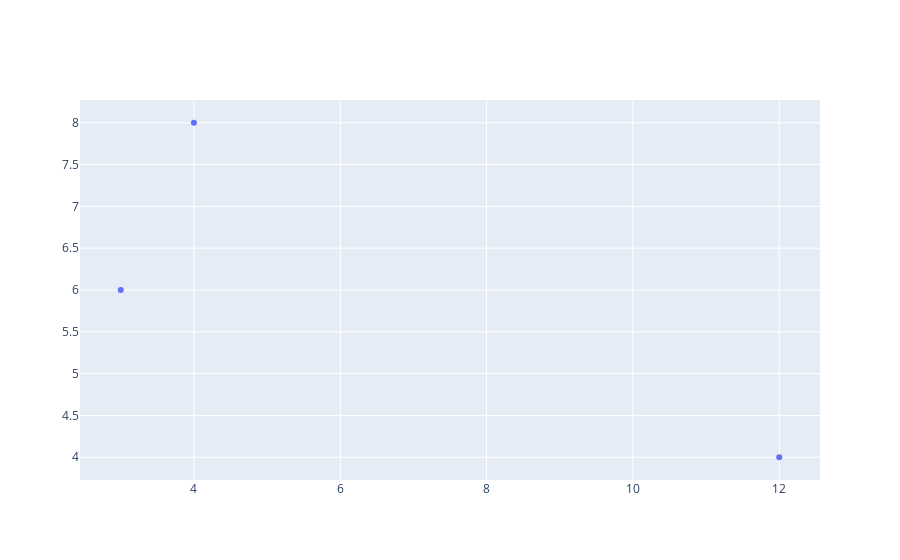

The code cell stored with this chart in its notebook:
### Code cell
fig = go.Figure(go.Scatter(x=x, y=y, mode = "markers"))
fig.show()

### Figure 1 — Plotly figure (JSON) as saved in the notebook; plotly's stock layout.template omitted (floating-point values rounded to 4 significant figures)
{"data": [{"mode": "markers", "type": "scatter", "x": [12, 3, 4], "y": [4, 6, 8, 10]}], "layout": {}}
